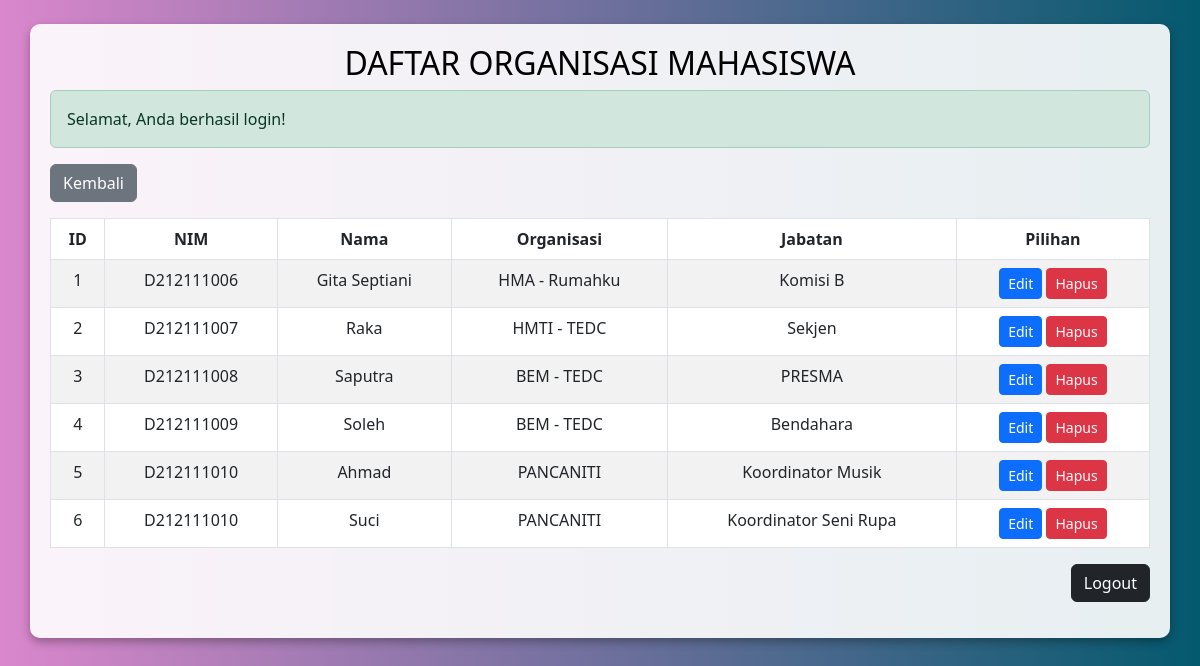
The page / (signed in) on the database its author committed.
### tables this page shows
CREATE TABLE `organisasi` (
  `id` int(11) NOT NULL,
  `nim_mahasiswa` varchar(10) NOT NULL,
  `nama_mahasiswa` varchar(100) NOT NULL,
  `nama_organisasi` varchar(100) NOT NULL,
  `jabatan` varchar(50) NOT NULL
);

### index.php (the view, shortened to what this page needs)
<?php
$servername = "localhost";
$username = "root";
$password = "";
$dbname = "uas-web";
$conn = new mysqli($servername, $username, $password, $dbname);
?>
<!DOCTYPE html>
<html lang="id">
<head>
    <link href="https://cdn.jsdelivr.net/npm/bootstrap@5.3.0/dist/css/bootstrap.min.css" rel="stylesheet">
</head>
<body>
    <div class="container mt-4">
        <h2>DAFTAR ORGANISASI MAHASISWA</h2>
        <?php
        if (isset($_SESSION['success_message'])) {
            echo "<div class='alert alert-success' role='alert'>{$_SESSION['success_message']}</div>";
        }
        ?>
        <a href="mahasiswa.php" class="btn btn-secondary mb-3">Kembali</a>
        <table class="table table-striped table-bordered">
            <thead>
                <tr style="text-align: center">
                    <th>ID</th>
                    <th>NIM</th>
                    <th>Nama</th>
                    <th>Organisasi</th>
                    <th>Jabatan</th>
                    <th>Pilihan</th>
                </tr>
            </thead>
            <tbody style="text-align: center">
                <?php
                    $sql = "SELECT * FROM organisasi";
                    $result = $conn->query($sql);
                    if ($result->num_rows > 0) {
                        while ($row = $result->fetch_assoc()) {
                            echo "<tr>
                                    <td>{$row['id']}</td>
                                    <td>{$row['nim_mahasiswa']}</td>
                                    <td>{$row['nama_mahasiswa']}</td>
                                    <td>{$row['nama_organisasi']}</td>
                                    <td>{$row['jabatan']}</td>
                                    <td>
                                        <a href='edit.php?id={$row['id']}' class='btn btn-primary btn-sm'> Edit </a>
                                        <a href='hapus.php?id={$row['id']}' class='btn btn-danger btn-sm' onclick='return confirm(\"Apakah Anda yakin ingin menghapus data {$row['nama_mahasiswa']}?\")'>Hapus</a>
                                    </td>
                                </tr>";
                        }
                    } else {
                        echo "<tr><td colspan='6' class='text-center'>Tidak ada data.</td></tr>";
                    }
                ?>
            </tbody>
        </table>
        <div class="d-flex justify-content-end">
            <a href="logout.php" class="btn btn-dark mb-3">Logout</a>
        </div>
    </div>
</body>
    <link href="https://cdn.jsdelivr.net/npm/bootstrap-icons/font/bootstrap-icons.css" rel="stylesheet">
</body>
</html>

### index.php (style rules this page uses)
body { background: linear-gradient(to right,rgb(218, 135, 204),rgb(4, 89, 110)); min-height: 100vh; margin: 0; color: #fff; }
.container { background: rgba(255, 255, 255, 0.9); border-radius: 10px; padding: 20px; box-shadow: 0 4px 10px rgba(0, 0, 0, 0.3); }
.table { background-color: #fff; color: #000; }
.btn { color: #fff; }
h2 { text-align: center; color: #000; }

### rows shown on the page
organisasi: id "1", nim_mahasiswa "D212111006", nama_mahasiswa "Gita Septiani", nama_organisasi "HMA - Rumahku", jabatan "Komisi B"
organisasi: id "2", nim_mahasiswa "D212111007", nama_mahasiswa "Raka", nama_organisasi "HMTI - TEDC", jabatan "Sekjen"
organisasi: id "3", nim_mahasiswa "D212111008", nama_mahasiswa "Saputra", nama_organisasi "BEM - TEDC", jabatan "PRESMA"
organisasi: id "4", nim_mahasiswa "D212111009", nama_mahasiswa "Soleh", nama_organisasi "BEM - TEDC", jabatan "Bendahara"
organisasi: id "5", nim_mahasiswa "D212111010", nama_mahasiswa "Ahmad", nama_organisasi "PANCANITI", jabatan "Koordinator Musik"
organisasi: id "6", nim_mahasiswa "D212111010", nama_mahasiswa "Suci", nama_organisasi "PANCANITI", jabatan "Koordinator Seni Rupa"

### other values the page prints
$_SESSION['success_message'] "Selamat, Anda berhasil login!"
